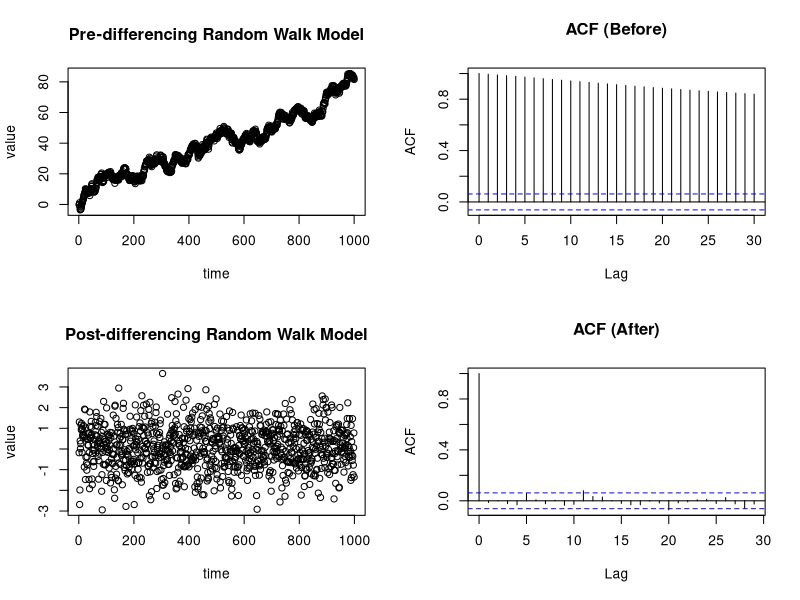

Recreate this plot in R.
# Remove all variables from the RStudio Memory
rm(list = ls())
# Remove all visuals from the RStudio Memory
try(dev.off())

x = NULL
x[1] = 0
for(i in 2:1000){
  x[i] = x[i-1]+rnorm(1)
}
print(x)


par(mfrow = c(2, 2))
plot(x, main='Pre-differencing Random Walk Model', xlab='time', ylab='value')
acf(x, type='correlation', main='ACF (Before)')

#Apply Differencing to remove trend and make the signal stationary

dx = diff(x)
plot(dx, main='Post-differencing Random Walk Model', xlab='time', ylab='value')
acf(dx, type='correlation', main='ACF (After)')